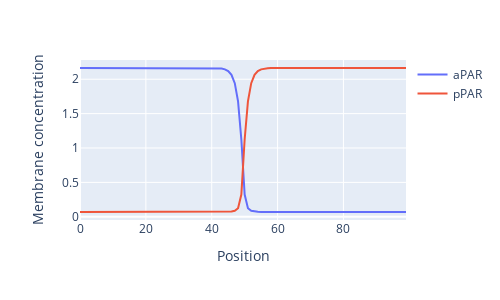

Notebook code cell kept with this figure:
### Code cell
df2 = pd.DataFrame({'Position': np.arange(len(soln[0])), 'aPAR': soln[0], 'pPAR': soln[1]})
fig = px.line(data_frame=df2, x="Position", y=['aPAR', 'pPAR'], width=500, height=300, labels={"value": "Membrane concentration"})
fig.update_layout(legend_title="")
fig.show()
